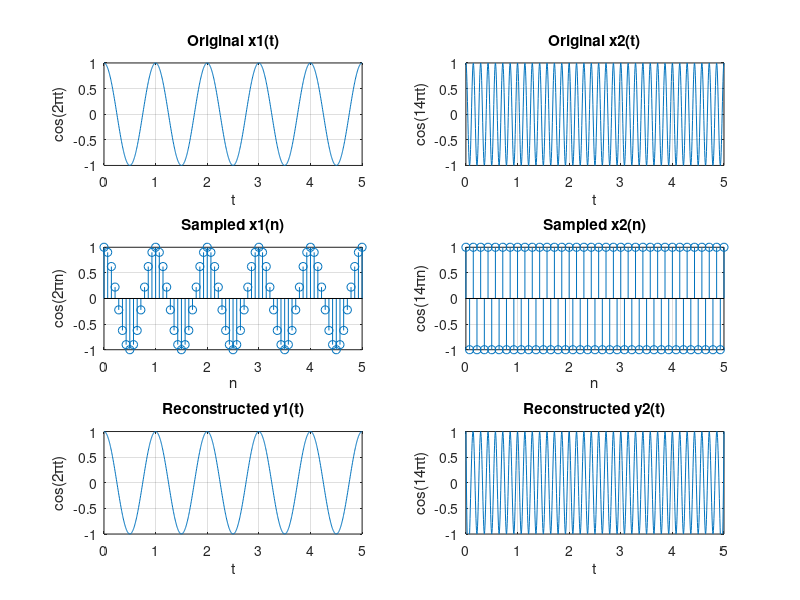

Write MATLAB code to recreate this figure.
% Plotting CT Sinusoid
t = 0:0.005:5;
x1t = cos(2 * pi * t);    % F1 = 1Hz
x2t = cos(14 * pi * t);   % F2 = 7Hz

subplot(3, 2, 1), plot(t,x1t);
title('Original x1(t)'), xlabel('t'), ylabel('cos(2\pit)');
axis([0 5 -1 1]); grid on

subplot(3, 2, 2), plot(t,x2t);
title('Original x2(t)'), xlabel('t'), ylabel('cos(14\pit)');
axis([0 5 -1 1]); grid on

% Plotting DT Sinusoid
% Fs = 3 samples/sec

Fs = 14;
n = 0:1/Fs:5;
x1n = cos(2 * pi * n);
x2n = cos(14 * pi * n);

subplot(3, 2, 3), stem(n, x1n);
title('Sampled x1(n)'), xlabel('n'), ylabel('cos(2\pin)');
axis([0 5 -1 1]); grid on

subplot(3, 2, 4), stem(n, x2n);
title('Sampled x2(n)'), xlabel('n'), ylabel('cos(14\pin)');
axis([0 5 -1 1]); grid on

% Reconstructingthe signals using Spline Interpolation
y1 = spline(n, x1n, t);
y2 = spline(n, x2n, t);

% Plotting the Reconstructed Signals
subplot(3, 2, 5), plot(t, y1);
title('Reconstructed y1(t)'), xlabel('t'), ylabel('cos(2\pit)');
axis([0 5 -1 1]); grid on

subplot(3, 2, 6), plot(t, y2);
title('Reconstructed y2(t)'), xlabel('t'), ylabel('cos(14\pit)');
axis([0 5 -1 1]); grid on